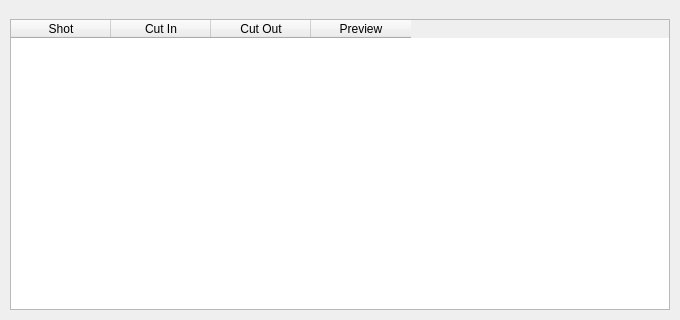
<?xml version="1.0" encoding="UTF-8"?>
<ui version="4.0">
 <class>Form</class>
 <widget class="QWidget" name="Form">
  <property name="geometry">
   <rect>
    <x>0</x>
    <y>0</y>
    <width>680</width>
    <height>320</height>
   </rect>
  </property>
  <property name="windowTitle">
   <string>Form</string>
  </property>
  <widget class="QTableWidget" name="tableWidget_shots">
   <property name="geometry">
    <rect>
     <x>10</x>
     <y>19</y>
     <width>660</width>
     <height>291</height>
    </rect>
   </property>
   <attribute name="verticalHeaderVisible">
    <bool>false</bool>
   </attribute>
   <column>
    <property name="text">
     <string>Shot</string>
    </property>
   </column>
   <column>
    <property name="text">
     <string>Cut In</string>
    </property>
   </column>
   <column>
    <property name="text">
     <string>Cut Out</string>
    </property>
   </column>
   <column>
    <property name="text">
     <string>Preview</string>
    </property>
   </column>
  </widget>
 </widget>
 <resources/>
 <connections/>
</ui>
